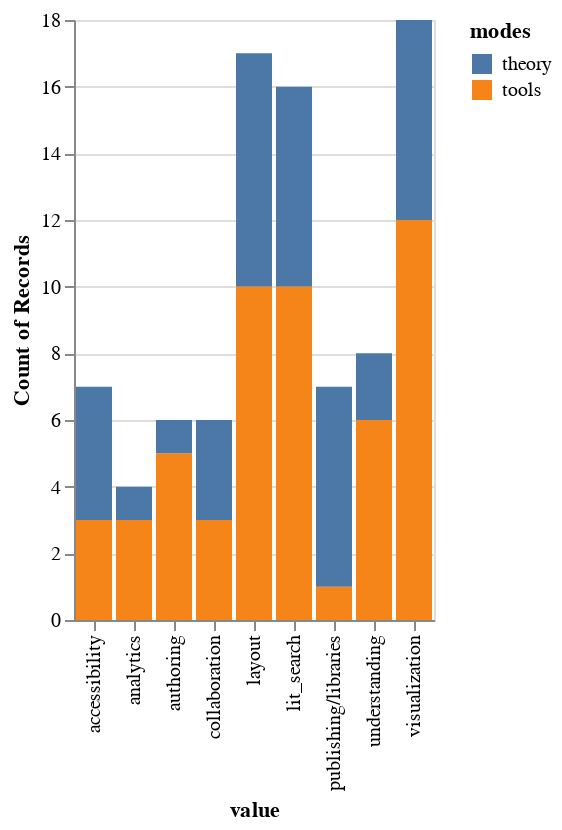

This figure's notebook cell:
### Code cell
source = df2
source_bar = df2.iloc[:,-4:].drop_duplicates()
# alt.data_transformers.disable_max_rows()

pts = alt.selection(type="multi", encodings=['x','color'])

alt.Chart(source_bar.dropna()).mark_bar().encode(
    x='value',
    y='count()',
    color=alt.condition(pts, 'modes', alt.value('gray'))
).add_selection(pts)

### Figure 1 — Vega-Lite specification as saved in the notebook (floating-point values rounded to 4 significant figures)
{"config": {"view": {"continuousWidth": 400, "continuousHeight": 300}}, "data": {"name": "data-eb09d21573d1b4ef880f544b84db28e4"}, "mark": "bar", "encoding": {"color": {"condition": {"field": "modes", "type": "nominal", "selection": "selector017"}, "value": "gray"}, "x": {"field": "value", "type": "nominal"}, "y": {"aggregate": "count", "type": "quantitative"}}, "selection": {"selector017": {"type": "multi", "encodings": ["x", "color"]}}, "$schema": "https://vega.github.io/schema/vega-lite/v4.17.0.json", "datasets": {"data-eb09d21573d1b4ef880f544b84db28e4": [{"title": "A Computational Inflection for Scientific Discovery", "modes": "theory", "variable": "tags_1", "value": "lit_search"}, {"title": "Communicating with Interactive Articles", "modes": "theory", "variable": "tags_1", "value": "visualization"}, {"title": "Communicating with Interactive Articles", "modes": "theory", "variable": "tags_2", "value": "layout"}, {"title": "Capture &amp; Analysis of Active Reading Behaviors for Interactive Articles on the Web", "modes": "tools", "variable": "tags_1", "value": "authoring"}, {"title": "Capture &amp; Analysis of Active Reading Behaviors for Interactive Articles on the Web", "modes": "tools", "variable": "tags_2", "value": "visualization"}, {"title": "Capture &amp; Analysis of Active Reading Behaviors for Interactive Articles on the Web", "modes": "tools", "variable": "tags_3", "value": "layout"}, {"title": "Capture &amp; Analysis of Active Reading Behaviors for Interactive Articles on the Web", "modes": "tools", "variable": "tags_4", "value": "analytics"}, {"title": "Literate Programming", "modes": "tools", "variable": "tags_1", "value": "layout"}, {"title": "Literate Programming", "modes": "tools", "variable": "tags_2", "value": "authoring"}, {"title": "Exploration and Explanation in Computational Notebooks", "modes": "theory", "variable": "tags_1", "value": "authoring"}, {"title": "Exploration and Explanation in Computational Notebooks", "modes": "theory", "variable": "tags_2", "value": "layout"}, {"title": "mage: Fluid Moves Between Code and Graphical Work in Computational Notebooks", "modes": "tools", "variable": "tags_1", "value": "authoring"}, {"title": "Idyll", "modes": "tools", "variable": "tags_1", "value": "authoring"}, {"title": "Idyll", "modes": "tools", "variable": "tags_2", "value": "visualization"}, {"title": "Open collaborative writing with Manubot", "modes": "tools", "variable": "tags_1", "value": "authoring"}, {"title": "Open collaborative writing with Manubot", "modes": "tools", "variable": "tags_2", "value": "collaboration"}, {"title": "Augmenting Scientific Papers with Just-in-Time, Position-Sensitive Definitions of Terms and Symbols", "modes": "tools", "variable": "tags_1", "value": "layout"}, {"title": "Math Augmentation: How Authors Enhance the Readability of Formulas using Novel Visual Design Practices", "modes": "theory", "variable": "tags_1", "value": "layout"}, {"title": "Math Augmentation: How Authors Enhance the Readability of Formulas using Novel Visual Design Practices", "modes": "theory", "variable": "tags_2", "value": "visualization"}, {"title": "CiteRead: Integrating Localized Citation Contexts into Scientific Paper Reading", "modes": "tools", "variable": "tags_1", "value": "layout"}, {"title": "CiteRead: Integrating Localized Citation Contexts into Scientific Paper Reading", "modes": "tools", "variable": "tags_2", "value": "lit_search"}, {"title": "SciSight: Combining faceted navigation and research group detection for COVID-19 exploratory scientific search", "modes": "tools", "variable": "tags_1", "value": "lit_search"}, {"title": "SciSight: Combining faceted navigation and research group detection for COVID-19 exploratory scientific search", "modes": "tools", "variable": "tags_2", "value": "visualization"}, {"title": "The cost structure of sensemaking", "modes": "theory", "variable": "tags_1", "value": "lit_search"}, {"title": "Apolo", "modes": "tools", "variable": "tags_1", "value": "lit_search"}, {"title": "Apolo", "modes": "tools", "variable": "tags_2", "value": "visualization"}, {"title": "Edit wear and read wear", "modes": "theory", "variable": "tags_1", "value": "lit_search"}, {"title": "Edit wear and read wear", "modes": "theory", "variable": "tags_2", "value": "visualization"}, {"title": "Successful classroom deployment of a social document annotation system", "modes": "theory", "variable": "tags_1", "value": "layout"}, {"title": "Successful classroom deployment of a social document annotation system", "modes": "theory", "variable": "tags_2", "value": "collaboration"}, {"title": "Robust intra-document locations", "modes": "theory", "variable": "tags_1", "value": "collaboration"}, {"title": "Voyagers and voyeurs", "modes": "tools", "variable": "tags_1", "value": "visualization"}, {"title": "Voyagers and voyeurs", "modes": "tools", "variable": "tags_2", "value": "collaboration"}, {"title": "PAWLS: PDF Annotation With Labels and Structure", "modes": "tools", "variable": "tags_1", "value": "collaboration"}, {"title": "PAWLS: PDF Annotation With Labels and Structure", "modes": "tools", "variable": "tags_2", "value": "layout"}, {"title": "Identifying Important Citations Using Contextual Information from Full Text", "modes": "tools", "variable": "tags_1", "value": "lit_search"}, {"title": "Measuring academic influence: Not all citations are equal", "modes": "tools", "variable": "tags_1", "value": "lit_search"}, {"title": "Science of science", "modes": "theory", "variable": "tags_1", "value": "lit_search"}, {"title": "Science of science", "modes": "theory", "variable": "tags_2", "value": "collaboration"}, {"title": "Science of science", "modes": "theory", "variable": "tags_3", "value": "analytics"}, {"title": "Clickstream Data Yields High-Resolution Maps of Science", "modes": "tools", "variable": "tags_1", "value": "lit_search"}, {"title": "Clickstream Data Yields High-Resolution Maps of Science", "modes": "tools", "variable": "tags_2", "value": "visualization"}, {"title": "Clickstream Data Yields High-Resolution Maps of Science", "modes": "tools", "variable": "tags_3", "value": "analytics"}, {"title": "Eigenfactor: Measuring the value and prestige of scholarly journals", "modes": "tools", "variable": "tags_1", "value": "lit_search"}, {"title": "A Principal Component Analysis of 39 Scientific Impact Measures", "modes": "tools", "variable": "tags_1", "value": "lit_search"}, {"title": "A Principal Component Analysis of 39 Scientific Impact Measures", "modes": "tools", "variable": "tags_2", "value": "analytics"}, {"title": "Extracting a Knowledge Base of Mechanisms from COVID-19 Papers", "modes": "tools", "variable": "tags_1", "value": "lit_search"}, {"title": "Unsupervised word embeddings capture latent knowledge from materials science literature", "modes": "tools", "variable": "tags_1", "value": "lit_search"}, {"title": "Literature Based Discovery: Models, methods, and trends", "modes": "theory", "variable": "tags_1", "value": "lit_search"}, {"title": "Recent advances in biomedical literature mining", "modes": "theory", "variable": "tags_1", "value": "lit_search"}, {"title": "Construction of the Literature Graph in Semantic Scholar", "modes": "tools", "variable": "tags_1", "value": "publishing/libraries"}, {"title": "TLDR: Extreme Summarization of Scientific Documents", "modes": "tools", "variable": "tags_1", "value": "understanding"}, {"title": "GROBID: Combining Automatic Bibliographic Data Recognition and Term Extraction for Scholarship Publications", "modes": "tools", "variable": "tags_1", "value": "understanding"}, {"title": "A Machine Reading System for Assembling Synthetic Paleontological Databases", "modes": "tools", "variable": "tags_1", "value": "understanding"}, {"title": "Incremental knowledge base construction using DeepDive", "modes": "tools", "variable": "tags_1", "value": "understanding"}, {"title": "ReVision", "modes": "tools", "variable": "tags_1", "value": "visualization"}, {"title": "VILA: Improving Structured Content Extraction from Scientific PDFs Using Visual Layout Groups", "modes": "tools", "variable": "tags_1", "value": "layout"}, {"title": "VILA: Improving Structured Content Extraction from Scientific PDFs Using Visual Layout Groups", "modes": "tools", "variable": "tags_2", "value": "understanding"}, {"title": "Reverse‐Engineering Visualizations: Recovering Visual Encodings from Chart Images", "modes": "tools", "variable": "tags_1", "value": "visualization"}, {"title": "Viziometrics: Analyzing Visual Information in the Scientific Literature", "modes": "theory", "variable": "tags_1", "value": "visualization"}, {"title": "Viziometrics: Analyzing Visual Information in the Scientific Literature", "modes": "theory", "variable": "tags_2", "value": "understanding"}, {"title": "Improving the Accessibility of Scientific Documents: Current State, User Needs, and a System Solution to Enhance Scientific PDF Accessibility for Blind and Low Vision Users", "modes": "theory", "variable": "tags_1", "value": "accessibility"}, {"title": "SciA11y: Converting Scientific Papers to Accessible HTML", "modes": "tools", "variable": "tags_1", "value": "accessibility"}, {"title": "SciA11y: Converting Scientific Papers to Accessible HTML", "modes": "tools", "variable": "tags_2", "value": "layout"}, {"title": "An Uninteresting Tour Through Why Our Research Papers Aren't Accessible", "modes": "theory", "variable": "tags_1", "value": "accessibility"}, {"title": "An Uninteresting Tour Through Why Our Research Papers Aren't Accessible", "modes": "theory", "variable": "tags_2", "value": "layout"}, {"title": "Accessible Visualization via Natural Language Descriptions: A Four-Level Model of Semantic Content", "modes": "tools", "variable": "tags_1", "value": "accessibility"}, {"title": "Rich Screen Reader Experiences for Accessible Data Visualization", "modes": "tools", "variable": "tags_1", "value": "layout"}, {"title": "Rich Screen Reader Experiences for Accessible Data Visualization", "modes": "tools", "variable": "tags_2", "value": "accessibility"}, {"title": "Facilitating Document Reading by Linking Text and Tables", "modes": "tools", "variable": "tags_1", "value": "layout"}, {"title": "Facilitating Document Reading by Linking Text and Tables", "modes": "tools", "variable": "tags_2", "value": "understanding"}, {"title": "Extracting and Retargeting Color Mappings from Bitmap Images of Visualizations", "modes": "tools", "variable": "tags_1", "value": "visualization"}, {"title": "Graphical Overlays: Using Layered Elements to Aid Chart Reading", "modes": "tools", "variable": "tags_1", "value": "visualization"}, {"title": "Towards Understanding How Readers Integrate Charts and Captions: A Case Study with Line Charts", "modes": "theory", "variable": "tags_1", "value": "visualization"}, {"title": "Towards Understanding How Readers Integrate Charts and Captions: A Case Study with Line Charts", "modes": "theory", "variable": "tags_2", "value": "understanding"}, {"title": "Adaptive document layout", "modes": "theory", "variable": "tags_1", "value": "layout"}, {"title": "Fidyll: A Compiler for Cross-Format Data Stories &amp; Explorable Explanations", "modes": "tools", "variable": "tags_1", "value": "visualization"}, {"title": "Visual Abstracts to Disseminate Research on Social Media", "modes": "theory", "variable": "tags_1", "value": "visualization"}, {"title": "Review of automatic document formatting", "modes": "theory", "variable": "tags_1", "value": "layout"}, {"title": "Toward tighter tables", "modes": "tools", "variable": "tags_1", "value": "visualization"}, {"title": "Toward tighter tables", "modes": "tools", "variable": "tags_2", "value": "layout"}, {"title": "The unacknowledged convergence of open source, open access, and open science", "modes": "theory", "variable": "tags_1", "value": "accessibility"}, {"title": "The unacknowledged convergence of open source, open access, and open science", "modes": "theory", "variable": "tags_2", "value": "publishing/libraries"}, {"title": "Preregistration Is Hard, And Worthwhile", "modes": "theory", "variable": "tags_1", "value": "publishing/libraries"}, {"title": "Is Preregistration Worthwhile?", "modes": "theory", "variable": "tags_1", "value": "publishing/libraries"}, {"title": "Open Science: One Term, Five Schools of Thought", "modes": "theory", "variable": "tags_1", "value": "publishing/libraries"}, {"title": "The state of OA: a large-scale analysis of the prevalence and impact of Open Access articles", "modes": "theory", "variable": "tags_1", "value": "publishing/libraries"}, {"title": "The state of OA: a large-scale analysis of the prevalence and impact of Open Access articles", "modes": "theory", "variable": "tags_2", "value": "accessibility"}, {"title": "Going digital", "modes": "theory", "variable": "tags_1", "value": "publishing/libraries"}]}}
